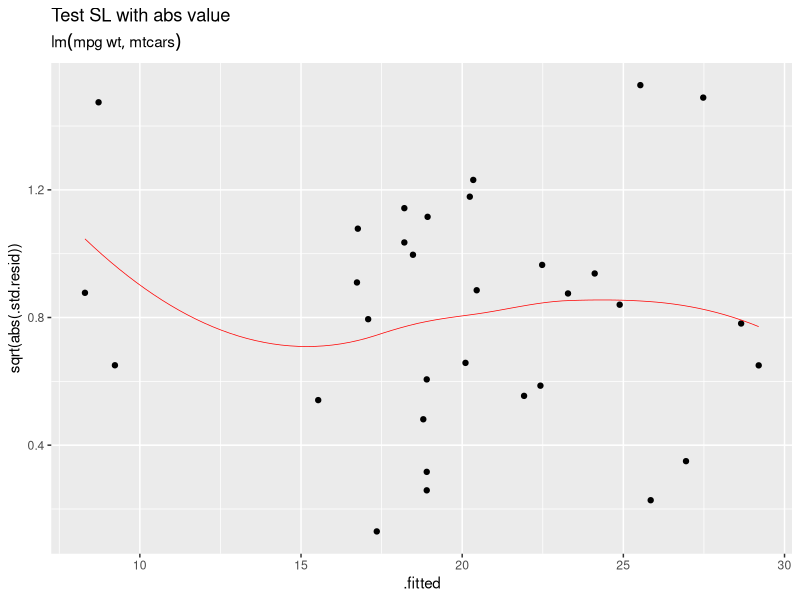

This chart was generated by the following R code: (Note: this script raises an error after producing the figure.)
## ---- chunk 1
knitr::opts_chunk$set(echo = TRUE, message=FALSE,warning=FALSE,warnings=FALSE,messages=FALSE)
## ---- chunk 2
library(tidyverse)
library(broom)
library(gridExtra)

# Traditional Model
lm.1 <- lm(mpg ~ wt,data=mtcars)

# Generic name
My.Mod <- lm.1
# Tidy output
Tidy.Mod <- augment(My.Mod)

# Attributes
class(My.Mod)
attributes(My.Mod)
head(Tidy.Mod,4)
## ---- chunk 3

## ---- chunk 4

## ---- chunk 5

## ---- chunk 6
# Raw
Tidy.Mod$.std.resid

# Why so many NAN's?
sqrt(Tidy.Mod$.std.resid)

#Try Abs value
sqrt(abs(Tidy.Mod$.std.resid))

D3abs <- augment(My.Mod) %>% 
  ggplot(aes(x=.fitted, y=sqrt(abs(.std.resid)))) +
  geom_point()+
  labs(title="Test SL with abs value",subtitle=My.Mod$call) + 
  geom_smooth(se=FALSE,colour="red",size=.25) 

D3abs


## ---- chunk 7
## text?
D3c <- D3 + geom_text(aes(label=.rownames),
               nudge_x = 1, nudge_y = .1, 
               colour="blue")

# extra txt library
library(ggrepel) 

D3d <- D3 + geom_text_repel(aes(label = .rownames))

#grid extra
grid.arrange(D3c, D3d, ncol=2)

## ---- chunk 8

## ---- chunk 9

## ---- chunk 10

## ---- chunk 11

## ---- chunk 12
par(mfrow=c(2,3))
plot(My.Mod,which=1:6)
